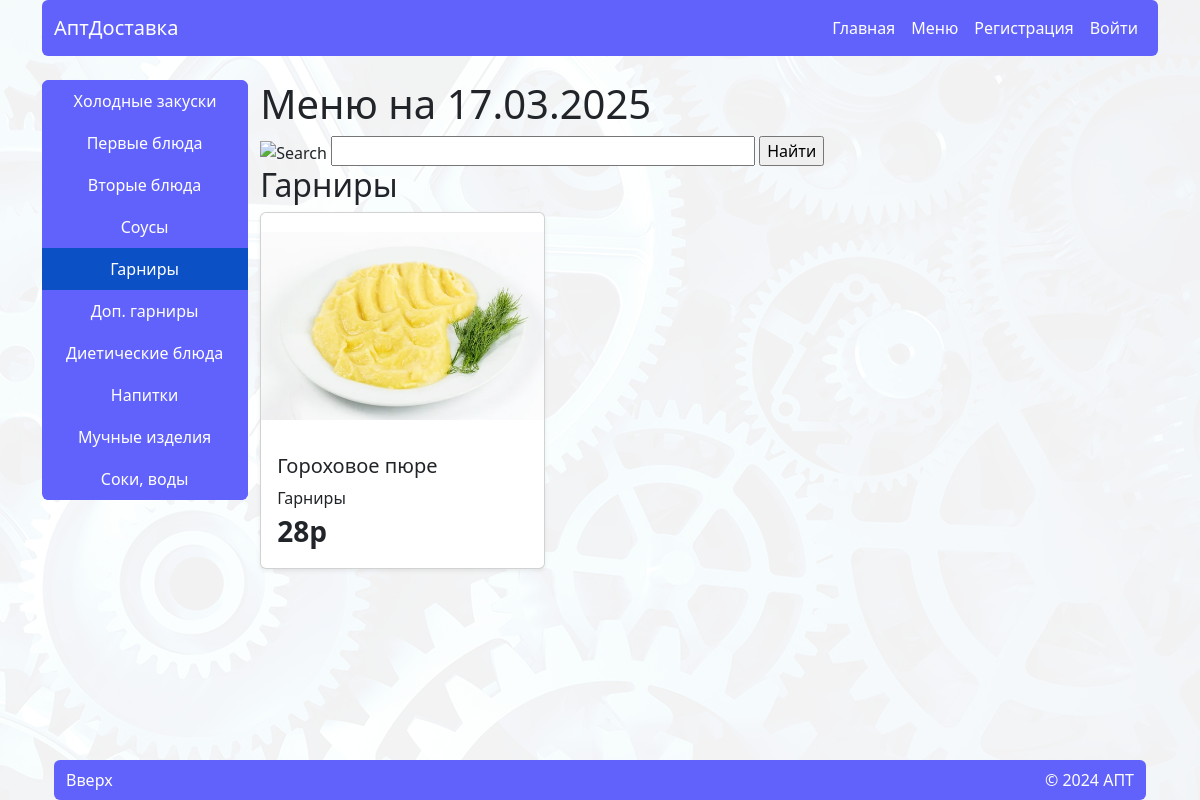
The page /menu on the database its author committed.
### apt_delivery_app/models/m_category.py (models this page shows, shortened)
class Category(models.Model):
    name = models.CharField(
        max_length=20,
        verbose_name="Название"
    )
    class Meta:
        verbose_name = 'Категория'
        verbose_name_plural = 'Категории'

### apt_delivery_app/models/m_meal.py (models this page shows)
class Meal(models.Model):
    name = models.CharField(
        max_length=150,
        verbose_name="Название"
    )
    price = models.IntegerField(
        verbose_name="Цена (руб.)"
    )
    out = models.CharField(
        max_length=10,
        verbose_name="Выход"
    )
    image = models.ImageField(
        upload_to='images',
        verbose_name="Изображение"
    )
    category = models.ForeignKey(
        Category,
        on_delete=models.CASCADE,
        verbose_name="Категория",
    )
    quantity = models.IntegerField(
        default=3,
        verbose_name="Количество"
    )
    class Meta:
        verbose_name = 'Блюдо'
        verbose_name_plural = 'Блюда'
    def __str__(self):
        return self.name

### apt_delivery_app/views/v_home.py (the view)
# urls.py: path('menu', views.menu, name='menu'),
def menu(request):
    menu_list = Menu.objects.filter(date=date.today()).prefetch_related('meal')
    for m in menu_list:
        print(m.__dict__)
    categorized_meals = {}
    for m in menu_list:
        meals = m.meal.all().order_by('category__id')
        for meal in meals:
            if meal.category not in categorized_meals:
                categorized_meals[meal.category] = []
            categorized_meals[meal.category].append(meal)
    context = {
        'categories': Category.objects.all(),
        'categorized_meals': categorized_meals,
        'date': date
    }
    return render(request, 'home/menu.html', context=context)

### apt_delivery_app/templates/home/menu.html (shortened to what this page needs)
{% extends 'home/base.html' %}
{% load static %}
{% block content %}
{% if not search %}
{% include 'home/elements/aside.html' %}
{% endif %}
<section data-bs-spy="scroll" data-bs-smooth-scroll="true" class="row" tabindex="0">
    <h1>Меню на {% now "SHORT_DATE_FORMAT" %}</h1>
    <form id="changelist-search" method="get">
        <div>
            <label for="searchbar"><img src="{% static 'admin/img/search.svg' %}" alt="Search"></label>
            <input type="text" size="40" name="q" value="" id="searchbar" autofocus="">
            <input type="submit" value="Найти">
        </div>
    </form>
    {% if search %}
    <div>
        <div>
            <h2>Найдено {{search_count}} по: {{search}}</h2>
        </div>
        <div class="row row-cols-1 row-cols-md-2  row-cols-xl-3 g-3">
            {% for meal in search_result %}
            {% include 'home/elements/meals_cards.html' %}
            {% empty %}
            <div class="col w-100">
                {% include 'home/elements/danger.html' with text="Ничего не найдено"%}
            </div>
            {% endfor %}
        </div>
    </div>
    {% else %}
    {% for category, meals in categorized_meals.items %}
    <div id="cat_{{category.id}}" class="pb-5">
        <div>
            <h2>{{category.name}}</h2>
        </div>
        <div class="row row-cols-1 row-cols-md-2  row-cols-xl-3 g-3">
            {% for meal in meals %}
            {% include 'home/elements/meals_cards.html' %}
            {% empty %}
            <div class="col w-100">
                {% include 'home/elements/danger.html' with text="Ничего не найдено"%}
            </div>
            {% endfor %}
        </div>
    </div>
    {% empty %}
    {% include 'home/elements/danger.html' with text="Нет меню на эту дату" %}
    {% endfor %}
    {% endif%}
</section>
{% endblock %}

### apt_delivery_app/templates/home/base.html (shortened to what this page needs)
{% load static %}
<!DOCTYPE html>
<html lang="ru">
<head>
    <link rel="stylesheet" href="{% static 'home/css/bootstrap.css' %}">
    <link rel="stylesheet" href="{% static 'home/css/style.css' %}">
    <link rel="stylesheet" href="{% static 'home/css/bootstrap-icons-1.11.3/font/bootstrap-icons.css'%}">
</head>
<body class="d-flex flex-column min-vh-100 container">
{% include 'home/elements/header.html' %}
<main class="my-4">
    {% block content %}
    {% endblock %}
</main>
{% include 'home/elements/footer.html' %}
</body>
</html>

### apt_delivery_app/templates/home/css/style.html (shortened to what this page needs)
{% load static %}

### apt_delivery_app/templates/home/elements/header.html (shortened to what this page needs)
<header class="sticky-top z-3  ">
    <nav class="navbar navbar-expand-lg bg-primary rounded" data-bs-theme="dark">
        <div class="container-fluid">
            <a class="navbar-brand" href="/">АптДоставка</a>
            <div class="collapse navbar-collapse justify-content-end" id="navbarText">
                <ul class="navbar-nav mb-2 mb-lg-0">
                    {% if request.user.groups.all.0.name != "deliver" %}
                    <li class="nav-item ">
                        <a class="nav-link text-white d-flex align-items-center justify-content-center"
                           aria-current="page" href="{% url 'home' %}">Главная</a>
                    </li>
                    <li class="nav-item ">
                        <a class="nav-link text-white d-flex align-items-center justify-content-center"
                           aria-current="page" href="{% url 'menu' %}">Меню</a>
                    </li>
                    {% endif %}
                </ul>
            </div>
            <div class="form-inline order-lg-3">
                <ul class="navbar-nav d-flex flex-row align-items-center justify-content-center">
                    {% if request.user.is_authenticated %}
                    <li class="nav-item dropdown">
                        <button class="btn btn-primary dropdown-toggle" data-bs-toggle="dropdown" aria-expanded="false">
                            {{user.last_name}}
                            {{user.first_name|slice:"1"}}.{%if user.patronymic %}{{user.patronymic|slice:"1"}}.{% endif %}
                        </button>
                        <ul class="dropdown-menu position-absolute dropdown-menu-end">
                            <li class="d-lg-none">
                                <a class="dropdown-item d-flex align-items-center"
                                   aria-current="page" href="{% url 'home' %}">Главная</a>
                            </li>
                            {% if request.user.is_authenticated %}
                            {% if request.user.groups.all.0.name != "deliver" %}
                            <li class="d-lg-none">
                                <a class="dropdown-item d-flex align-items-center"
                                   aria-current="page" href="{% url 'cart' %}">Корзина
                                    <span class="material-icons-outlined">shopping_cart</span>
                                    <span class="badge cart_info text-bg-secondary">{% if cart_count %}{{cart_count}}{% endif %}</span>
                                </a>
                            </li>
                            <li class="d-lg-none">
                                <a class="dropdown-item d-flex align-items-center"
                                   aria-current="page" href="{% url 'order' %}">Заказы
                                    <span class="material-icons">room_service</span>
                                    <span class="badge order_info text-bg-secondary">{% if order_count %}{{order_count}}{% endif %}</span>
                                </a>
                            </li>
                            {% endif %}
                            {% if user.is_superuser %}
                            <li class="d-lg-none">
                                <a class="dropdown-item d-flex align-items-center"
                                   href="/admin">АдминПанель</a>
                            </li>
                            {% elif request.user.groups.all.0.name == "deliver" %}
                            <li class="d-lg-none">
                                <a class="dropdown-item d-flex align-items-center"
                                   href="{% url 'deliver'%}">Доставка
                                    <span class="material-icons">directions_run</span></a>
                            </li>
                            {% endif %}
                            {% endif %}
                            <li>
                                <hr class="dropdown-divider">
                            </li>
                            <li>
                                <a class="dropdown-item" href="{% url 'logout' %}">Выход</a>
                            </li>
                        </ul>
                    </li>
                    {% else %}
                    <li class="nav-item">
                        <a class="nav-link text-white px-2" href="{% url 'registration' %}">Регистрация</a>
                    </li>
                    <li class="nav-item">
                        <a class="nav-link text-white" href="{% url 'login' %}">Войти</a>
                    </li>
                    {% endif %}
                </ul>
            </div>
        </div>
    </nav>
</header>

### apt_delivery_app/templates/home/elements/aside.html
<aside id='aside'
       class="d-flex flex-wrap align-items-center justify-content-between sticky-top z-1 rounded-2 overflow-hidden   float-none float-lg-start mb-4"
       style="top: 80px;">
    <div id="nav" class="btn-group overflow-x-auto dragscroll flex-row flex-lg-column">
        {% for category in categories %}
        <a href="#cat_{{category.id}}" data-category-id="{{ category.id }}"
           class="btn btn-primary rounded-0 d-flex px-4 align-items-center justify-content-center px-4 py-2">
            {{ category.name }}
        </a>
        {% endfor %}
    </div>
</aside>

### apt_delivery_app/templates/home/elements/meals_cards.html (shortened to what this page needs)
<div class="">
    <div class="meal-item card shadow-sm h-100" data-id="{{ meal.id }}">
        <img src="{{meal.image.url}}" class="meal-image card-img-top object-fit-contain w-100"
             height="225" alt="катринка с блюдом">
        <div class="card-body d-flex flex-column justify-content-between">
            <div>
                <h5 class="meal-name card-title name_meal">{{ meal.name }}</h5>
                <p class="meal-category card-text name_cat">{{ meal.category.name }}</p>
            </div>
            <div class="meal-price fs-3 fw-semibold">{{meal.price}}р</div>
        </div>
    </div>
</div>

### apt_delivery_app/templates/home/elements/footer.html
{% load static %}
<footer class="container mt-auto">
    <nav class="navbar navbar-expand-lg bg-primary rounded" data-bs-theme="dark">
        <div class="container-fluid">
            <span class="float-end "><a href="#" class="nav-link text-white">Вверх</a></span>
            <span class="text-white">&copy; 2024 АПТ</span>
        </div>
    </nav>
</footer>

### apt_delivery_app/static/home/css/style.css (style rules this page uses)
body { background-image: url('../images/fon/fon.png'); background-size: 100%; background-attachment: fixed; }

### rows shown on the page
Category: name "Холодные закуски"
Category: name "Первые блюда"
Category: name "Вторые блюда"
Category: name "Соусы"
Category: name "Гарниры"
Category: name "Доп. гарниры"
Category: name "Диетические блюда"
Category: name "Напитки"
Category: name "Мучные изделия"
Category: name "Соки, воды"
Meal: image (picture), name "Гороховое пюре", category.name "Гарниры", price "28"
